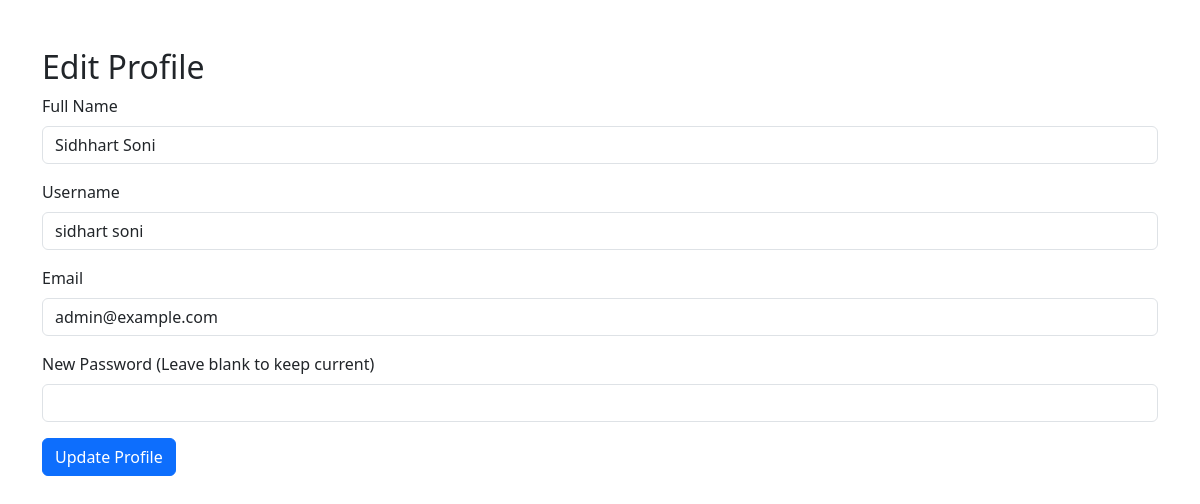
/Main/settings.php (signed in), run on the app's committed database.
### tables this page shows
CREATE TABLE users (
    id INT PRIMARY KEY AUTO_INCREMENT,
    username VARCHAR(50) UNIQUE NOT NULL,
    email VARCHAR(100) UNIQUE NOT NULL,
    password VARCHAR(255) NOT NULL,
    full_name VARCHAR(100),
    phone VARCHAR(20),
    role ENUM('admin', 'client') DEFAULT 'client',
    created_at TIMESTAMP DEFAULT CURRENT_TIMESTAMP,
    dob DATE NULL,
    address TEXT NULL,
    gender ENUM('male', 'female', 'other') NULL,
    security_question VARCHAR(255) NULL,
    security_answer VARCHAR(255) NULL
);

### Main/settings.php (the view, shortened to what this page needs)
<?php
require_once '../db.php';
$username = $_SESSION['username'];
$sql = "SELECT * FROM users WHERE username = ?";
$stmt = $conn->prepare($sql);
$stmt->bind_param("s", $username);
$stmt->execute();
$result = $stmt->get_result();
if ($result->num_rows > 0) {
    $admin = $result->fetch_assoc();
} else {
    echo "<script>alert('User not found. Please log in again.'); window.location.href = 'login.php';</script>";
    exit();
}
?>
<!DOCTYPE html>
<html lang="en">
<head>
    <link rel="stylesheet" href="https://cdn.jsdelivr.net/npm/bootstrap@5.3.0-alpha1/dist/css/bootstrap.min.css">
</head>
<body>
<div class="container mt-5">
    <h2>Edit Profile</h2>
    <form method="POST">
        <div class="mb-3">
            <label for="full_name" class="form-label">Full Name</label>
            <input type="text" class="form-control" id="full_name" name="full_name" value="<?= $admin['full_name'] ?>" required>
        </div>
        <div class="mb-3">
            <label for="username" class="form-label">Username</label>
            <input type="text" class="form-control" id="username" name="username" value="<?= $admin['username'] ?>" required>
        </div>
        <div class="mb-3">
            <label for="email" class="form-label">Email</label>
            <input type="email" class="form-control" id="email" name="email" value="<?= $admin['email'] ?>" required>
        </div>
        <div class="mb-3">
            <label for="password" class="form-label">New Password (Leave blank to keep current)</label>
            <input type="password" class="form-control" id="password" name="password">
        </div>
        <button type="submit" class="btn btn-primary">Update Profile</button>
    </form>
</div>
</body>
</html>

### data on the page
users: full_name "Sidhhart Soni", username "sidhart soni", email "admin@example.com"
